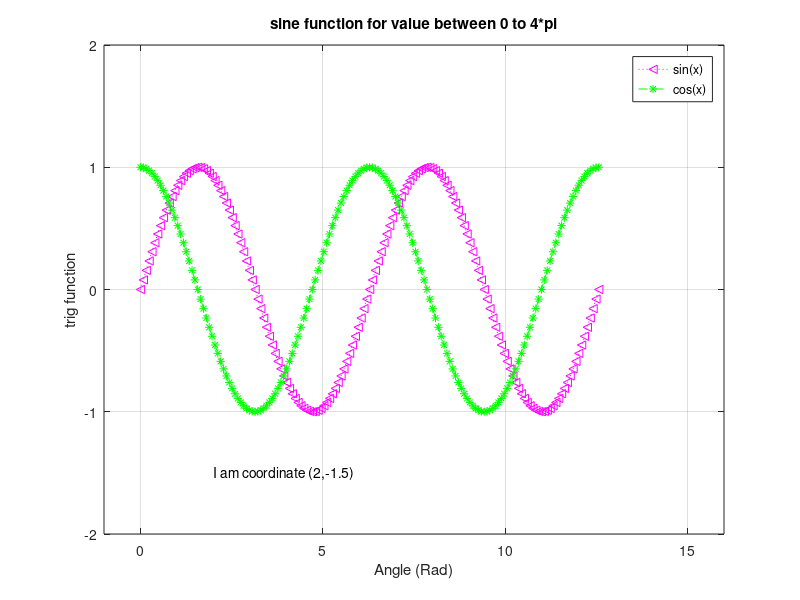

This figure's MATLAB source:
% plot example with c-cyant -.:dash dot line,s-square data marker
x= 0 :pi/40:4*pi;
plot(x,sin(x),'c-.s')

%% plot with magenta dotted line with left triangle marker
plot(x,sin(x),'m:<')
xlabel('Angle (Rad)')
ylabel('sin (x)')
title('sine function for value between 0 to 4*pi')
axis([-1 16 -2 2])
hold on
plot(x,cos(x),'g--*')
ylabel('trig function')
legend('sin(x)','cos(x)')
grid on
hold off

%max value found at co-ordinate (2,-1.5)
text(2,-1.5,'I am coordinate (2,-1.5)')